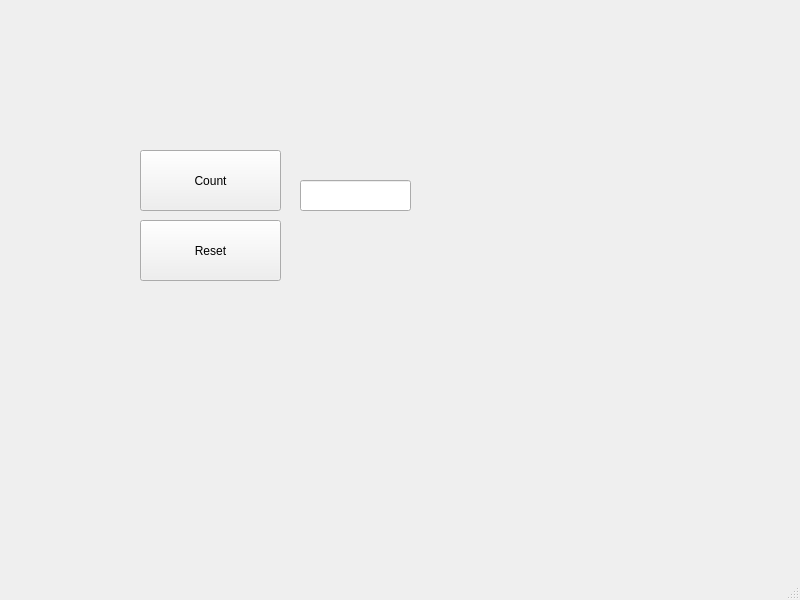
<?xml version="1.0" encoding="UTF-8"?>
<ui version="4.0">
 <class>MainWindow</class>
 <widget class="QMainWindow" name="MainWindow">
  <property name="geometry">
   <rect>
    <x>0</x>
    <y>0</y>
    <width>800</width>
    <height>600</height>
   </rect>
  </property>
  <property name="windowTitle">
   <string>MainWindow</string>
  </property>
  <widget class="QWidget" name="centralwidget">
   <widget class="QPushButton" name="pushButton">
    <property name="geometry">
     <rect>
      <x>140</x>
      <y>150</y>
      <width>141</width>
      <height>61</height>
     </rect>
    </property>
    <property name="text">
     <string>Count</string>
    </property>
   </widget>
   <widget class="QLineEdit" name="lineEdit">
    <property name="geometry">
     <rect>
      <x>300</x>
      <y>180</y>
      <width>111</width>
      <height>31</height>
     </rect>
    </property>
   </widget>
   <widget class="QPushButton" name="pushButton_2">
    <property name="geometry">
     <rect>
      <x>140</x>
      <y>220</y>
      <width>141</width>
      <height>61</height>
     </rect>
    </property>
    <property name="text">
     <string>Reset</string>
    </property>
   </widget>
  </widget>
  <widget class="QMenuBar" name="menubar">
   <property name="geometry">
    <rect>
     <x>0</x>
     <y>0</y>
     <width>800</width>
     <height>21</height>
    </rect>
   </property>
  </widget>
  <widget class="QStatusBar" name="statusbar"/>
 </widget>
 <resources/>
 <connections/>
</ui>
